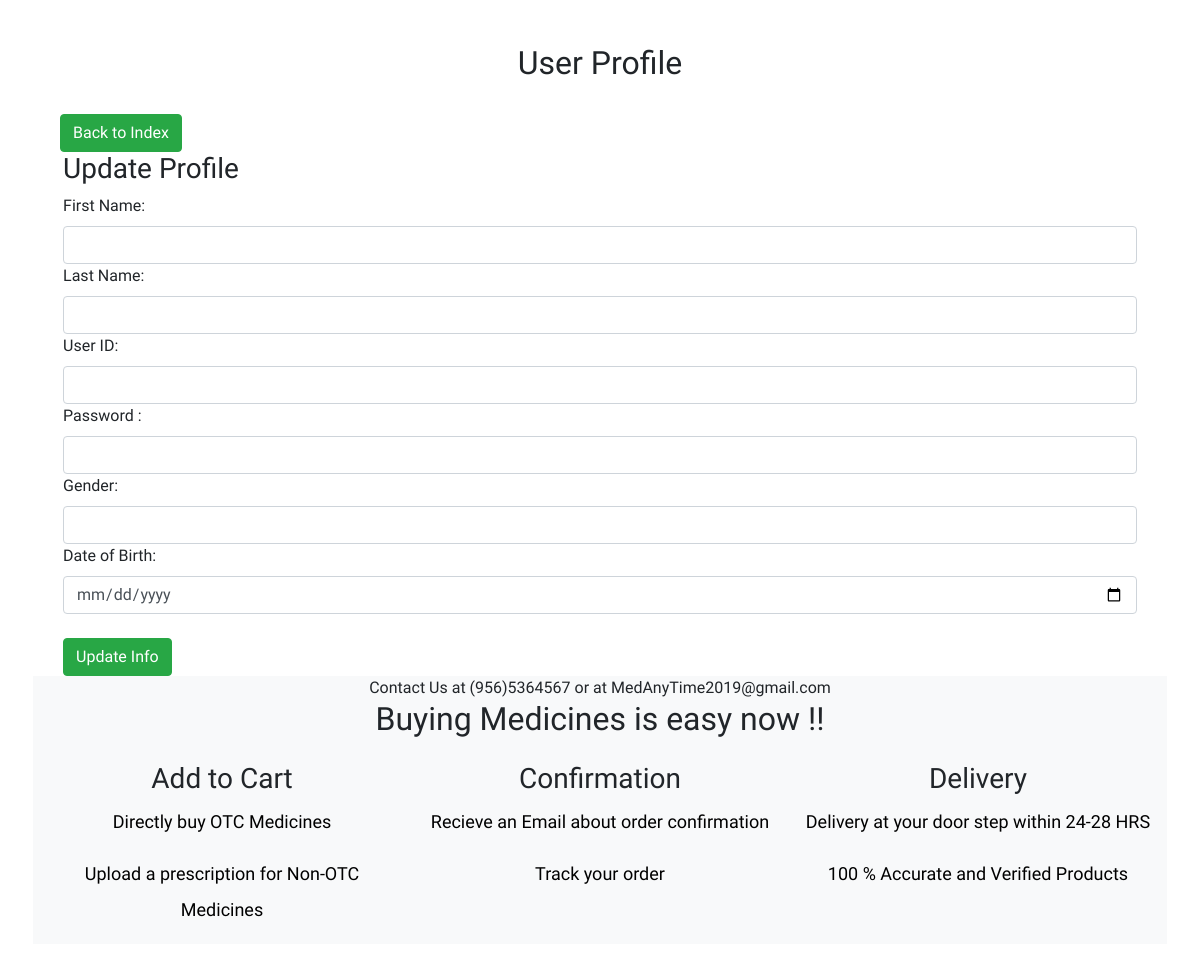
/TestProject/profile_update.php?ID=30 (signed in), run on an earlier commit of the app's database.
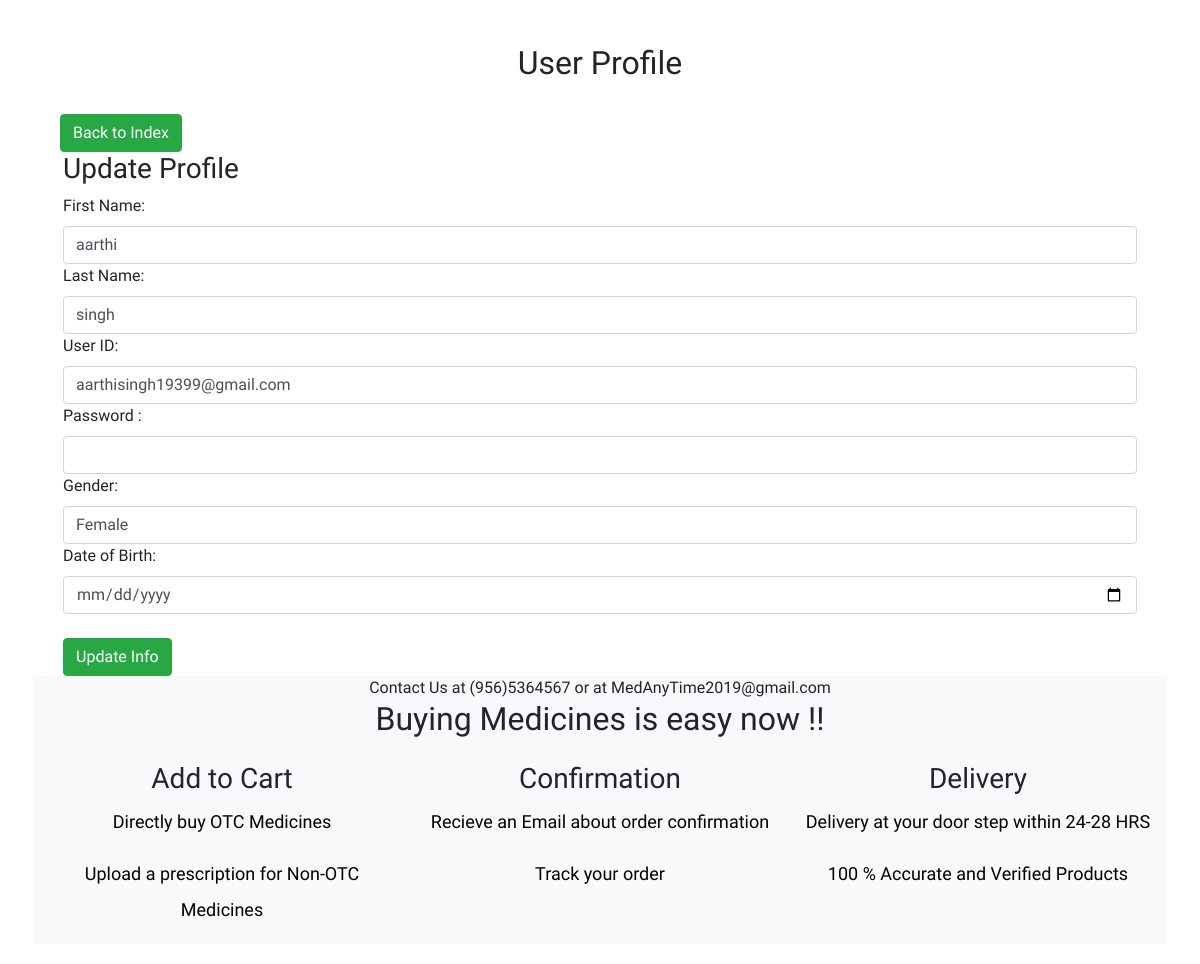
And on a later commit of the database.
### tables this page shows
CREATE TABLE `userdetails` (
  `ID` int(11) NOT NULL,
  `UserID` varchar(255) NOT NULL,
  `FirstName` varchar(255) NOT NULL,
  `LastName` varchar(255) NOT NULL,
  `Gender` text NOT NULL,
  `Password` varchar(255) NOT NULL,
  `GovtID` varchar(255) NOT NULL,
  `DateOfBirth` date NOT NULL
);

### TestProject/profile_update.php (the view, shortened to what this page needs)
<?php
include('C:/xampp/htdocs/SwEngg/Config/dbConnection.php');
$ID= $_GET['ID'];
$result = mysqli_query($dbConnection, "SELECT * FROM userdetails WHERE ID=$ID");
while($res = mysqli_fetch_array($result))
{
    $UserID  = $res['UserID'];
    $FirstName = $res['FirstName'];
    $LastName = $res['LastName'];
    $Gender =  $res['Gender'];
    $DOB = $res['DateOfBirth'];
}
?>
<!DOCTYPE html>
<html lang="en">
<head>
    <link rel="stylesheet" href="https://stackpath.bootstrapcdn.com/bootstrap/4.1.3/css/bootstrap.min.css">
    <link rel="stylesheet" href="app new2.css">
</head>
<body class="index-page sidebar-collapse">
<div class="wrapper">
<br>
        <div class="main">
            <div class="section section-basic">
                <div class="container">
                      <h2 align="center">	User Profile</h2>
                      <br>
                      &nbsp&nbsp&nbsp<a href='userpage2.php' class='btn btn-success btn-round'>Back to Index</a>
                <br>
                <div class="col-md-12">
    <div class="panel panel-success panel-size-custom">
  <div class="panel-heading"><h3>Update Profile</h3></div>
  <div class="panel-body">
    <form method="post">
        <div class="form group">
            <label>First Name:</label>
            <input type="text" class="form-control" id="FirstName" name="FirstName" value="<?php echo $FirstName;?>">
            <label>Last Name:</label>
            <input type="text" class="form-control" id="LastName" name="LastName" value="<?php echo $LastName;?>">
            <label>User ID:</label>
            <input type="text" class="form-control" id="UserID" name="UserID" value="<?php echo $UserID;?>">
            <label>Password :</label>
            <input type="password" class="form-control" id="Password" name="Password" >
            <label>Gender:</label>
            <input type="text" class="form-control" id="Gender" name="Gender" value="<?php echo $Gender;?>">
			<label>Date of Birth:</label>
            <input type="date" class="form-control" id="DOB" name="DOB" value="<?php echo $DOB;?>">
			   </div>
             </div>
            </div>
            <br>
            <div class="form group">
                <button type="submit" class="btn btn-success btn-round" id="submit" name="update">
                    <i class="now-ui-icons ui-1_check"></i> Update Info
                </button>
            </div>
  </div>
</div>
</div>
<footer class="footer" data-background-color="black">
            <section class="bg-light">
  <div class="container">
   <div class="row justify-content-center ">
          <div class="col-md-12 text-center heading-section">
           <span class="subheading"> Contact Us at (956)5364567 or at MedAnyTime2019@gmail.com</span>
            <h2 class="mb-4"> Buying Medicines is easy now !!</h2>
          </div>
        </div>
        <div class="row">
          <div class="col-md-4  align-self-stretch text-center">
                <h3 class="heading">Add to Cart</h3>
                <p>Directly buy OTC Medicines</p>
   <p>Upload a prescription for Non-OTC Medicines</p>
              </div>
          <div class="col-md-4 align-self-stretch text-center">
                <h3 class="heading">Confirmation</h3>
                <p> Recieve an Email about order confirmation </p>
   <p> Track your order </p>
              </div>
          <div class="col-md-4 align-self-stretch text-center">
                <h3 class="heading">Delivery</h3>
                <p>Delivery at your door step within 24-28 HRS</p>
   <p> 100 % Accurate and Verified Products </p>
              </div>
          </div>
        </div>
 </section>
        </footer>
    </div>
</body>
</html>

What changed in the data, as far as the page shows it:
added userdetails: FirstName "aarthi", LastName "singh", UserID "aarthisingh19399@gmail.com", Gender "Female"
